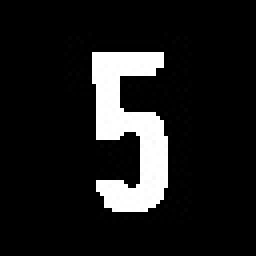
#> input picture src/assets/charImages/char_5.jpg, 64 x 64 px (shown 4 times larger); its folder holds only this picture in this run
$ python createCustomCharDataset.py
#> lines starting #> are read from the running program, lines starting #| are printed output that depends on the picture
import os
import random
import yaml
from pathlib import Path
import cv2
import numpy as np


DEFAULT_SOURCE_DIR = "../assets/charImages"   # Folder with base character images (e.g., char_A.jpg)
DEFAULT_OUTPUT_DIR = "../dataset/yoloCharDataset"
DEFAULT_VAL_SPLIT = 0.2
DEFAULT_SAMPLES_PER_IMAGE = 300     # Number of samples generated per base image
DEFAULT_SEED = None                 # Optional seed for reproducibility

# Define character classes: 0–9 and A–Z
CLASSES = [str(i) for i in range(10)] + [chr(c) for c in range(ord("A"), ord("Z") + 1)]
CLASS_TO_ID = {cls: i for i, cls in enumerate(CLASSES)}


def setupOutputDirs(outputDir):
    """
    Creates the necessary directory structure for YOLO training.
    """
    for sub in ["train/images", "train/labels", "val/images", "val/labels"]:
        Path(outputDir, sub).mkdir(parents=True, exist_ok=True)

    print(f"\nDirectory structure created under: {outputDir}\n")


def createSample(img):
    """
    Applies a random combination of transformations to create a unique sample.
    This simulates variability across character appearances.
    """
    h, w = img.shape[:2]

    # Random rotation
    angle = random.uniform(-15, 15)
    M = cv2.getRotationMatrix2D((w // 2, h // 2), angle, 1)
    img = cv2.warpAffine(img, M, (w, h), borderMode=cv2.BORDER_REFLECT)

    # Random brightness/contrast adjustment
    alpha = random.uniform(0.7, 1.3)
    beta = random.randint(-30, 30)
    img = cv2.convertScaleAbs(img, alpha=alpha, beta=beta)

    # Random Gaussian blur
    if random.random() < 0.3:
        k = random.choice([3, 5])
        img = cv2.GaussianBlur(img, (k, k), 0)

    # Add random Gaussian noise
    if random.random() < 0.5:
        noise = np.random.normal(0, random.randint(5, 25), img.shape).astype(np.int16)
        img = np.clip(img.astype(np.int16) + noise, 0, 255).astype(np.uint8)

    # Random color inversion
    if random.random() < 0.2:
        img = cv2.bitwise_not(img)

    # Random scaling and cropping/padding
    if random.random() < 0.3:
        scale = random.uniform(0.9, 1.1)
        newW, newH = int(w * scale), int(h * scale)
        img = cv2.resize(img, (newW, newH))

        if scale > 1:
            startX = (newW - w) // 2
            startY = (newH - h) // 2
            img = img[startY:startY + h, startX:startX + w]
        else:
            padX = (w - newW) // 2
            padY = (h - newH) // 2
            img = cv2.copyMakeBorder(img, padY, padY, padX, padX,
                                     cv2.BORDER_CONSTANT, value=255)
            img = cv2.resize(img, (w, h))

    return img


def processImages(sourceDir, imageList, outputDir, split, samplesPerImage):
    """
    Processes base images to generate a specified number of samples for each,
    and saves both images and YOLO labels.
    """
    for imgName in imageList:
        imgPath = Path(sourceDir) / imgName
        char = Path(imgName).stem.upper().replace("CHAR_", "").replace("CHAR", "")

        if char not in CLASS_TO_ID:
            print(f"Unknown character: {char}")
            continue

        classId = CLASS_TO_ID[char]

        # Read original image
        img = cv2.imread(str(imgPath))
        if img is None:
            print(f"Could not read {imgName}")
            continue

        for i in range(samplesPerImage):
            sampleImg = createSample(img.copy())

            newName = f"{Path(imgName).stem}_{i:03d}.jpg"
            destImg = Path(outputDir) / f"{split}/images" / newName
            labelPath = Path(outputDir) / f"{split}/labels" / f"{Path(newName).stem}.txt"

            # Save sample image
            cv2.imwrite(str(destImg), sampleImg)

            # Save YOLO label (centered bounding box)
            with open(labelPath, "w") as f:
                f.write(f"{classId} 0.5 0.5 1.0 1.0\n")

        print(f"    {imgName} \t → {samplesPerImage} samples \t → class {classId}")


def createDataYaml(outputDir):
    """
    Creates YOLO-compatible data.yaml file.
    """
    yamlPath = Path(outputDir) / "data.yaml"
    data = {
        "train": f"./{outputDir}/train/images",
        "val": f"./{outputDir}/val/images",
        "nc": len(CLASSES),
        "names": CLASSES
    }

    with open(yamlPath, "w") as f:
        yaml.dump(data, f, sort_keys=False)

    print(f"\nFile data.yaml successfully created at: {yamlPath}\n")


def generateYoloCharDataset(sourceDir=DEFAULT_SOURCE_DIR,
                        outputDir=DEFAULT_OUTPUT_DIR,
                        valSplit=DEFAULT_VAL_SPLIT,
                        samplesPerImage=DEFAULT_SAMPLES_PER_IMAGE,
                        seed=DEFAULT_SEED):
    """
    Main function to create a YOLO-formatted dataset from a base character set.

    Args:
        sourceDir (str): Directory containing the base character images.
        outputDir (str): Directory to save the generated dataset.
        valSplit (float): Validation split ratio.
        samplesPerImage (int): Number of samples generated per image.
        seed (int, optional): Random seed for reproducibility.
    """
#> called with sourceDir = '../assets/charImages', outputDir = '../dataset/yoloCharDataset', valSplit = 0.2, samplesPerImage = 300, seed = 42
    if seed is not None:
        random.seed(seed)
        np.random.seed(seed)
        print(f"\n Using fixed random seed: {seed}\n")

    setupOutputDirs(outputDir)

    allImages = [f for f in os.listdir(sourceDir)
                 if f.lower().endswith((".png", ".jpg", ".jpeg"))]

    random.shuffle(allImages)

    # splitIdx = int(len(allImages) * (1 - valSplit))
    # trainImgs = allImages[:splitIdx]
    # valImgs = allImages[splitIdx:]

    # Balanced per-class split (ensures each class appears in train and val)
    trainImgs, valImgs = [], []

    for cls in CLASSES:
        clsImgs = [f for f in allImages if f.upper().startswith(f"CHAR_{cls}")]

        if len(clsImgs) == 0:
            continue

        random.shuffle(clsImgs)
        splitIdx = max(1, int(len(clsImgs) * (1 - valSplit)))
        trainImgs += clsImgs[:splitIdx]
        valImgs += clsImgs[splitIdx:]


    print(f"\nTotal base images: {len(allImages)}")
    print(f"   Train: {len(trainImgs)} | Validation: {len(valImgs)}\n")

    processImages(sourceDir, trainImgs, outputDir, "train", samplesPerImage)
#> in processImages, img is the input picture: shape (64, 64, 3); min 0, max 255, mean 28.3
#> the loop in processImages, `for i in range(samplesPerImage):` made 300 passes
#> pass 1, in createSample, `img = cv2.warpAffine(img, M, (w, h), borderMode=cv2.BORDER_REFLECT)`:
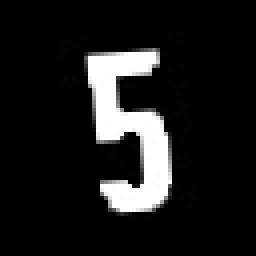
#> img: shape (64, 64, 3) (shown 4 times larger); min 0, max 255, mean 28.3
#> pass 1, in createSample, `img = cv2.convertScaleAbs(img, alpha=alpha, beta=beta)`:
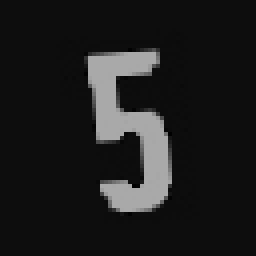
#> img: shape (64, 64, 3) (shown 4 times larger); min 0, max 169, mean 29.7
#> pass 1, in createSample, `img = cv2.GaussianBlur(img, (k, k), 0)`:
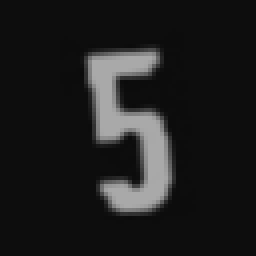
#> img: shape (64, 64, 3) (shown 4 times larger); min 11, max 169, mean 29.7
#> pass 2, in createSample (call 2), `img = cv2.warpAffine(img, M, (w, h), borderMode=cv2.BORDER_REFLECT)`:
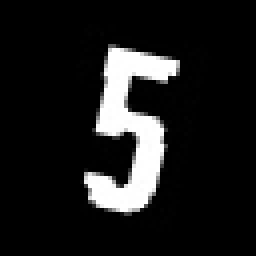
#> img: shape (64, 64, 3) (shown 4 times larger); min 0, max 255, mean 28.3
#|     char_5.jpg 	 → 300 samples 	 → class 5
    processImages(sourceDir, valImgs, outputDir, "val", samplesPerImage)

    # Create YOLO data.yaml
    createDataYaml(outputDir)


if __name__ == "__main__":

    generateYoloCharDataset(seed=42)

    print("\nYOLO character dataset generated successfully!\n")

$ run again, on src/assets/charImages/char_6.jpg
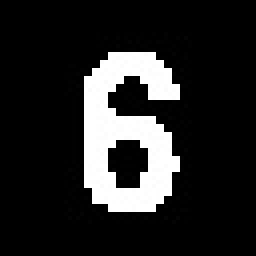
#> input picture src/assets/charImages/char_6.jpg, 64 x 64 px (shown 4 times larger)
#> in processImages, img is the input picture: shape (64, 64, 3); min 0, max 255, mean 38.4
#> the loop in processImages, `for i in range(samplesPerImage):` made 300 passes
#> pass 1, in createSample, `img = cv2.GaussianBlur(img, (k, k), 0)`:
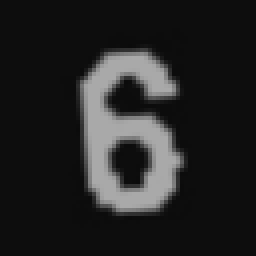
#> img: shape (64, 64, 3) (shown 4 times larger); min 11, max 169, mean 35.8
#> pass 2, in createSample (call 2), `img = cv2.warpAffine(img, M, (w, h), borderMode=cv2.BORDER_REFLECT)`:
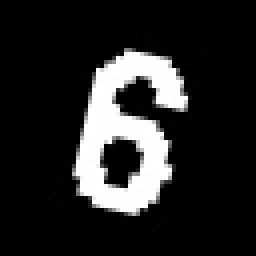
#> img: shape (64, 64, 3) (shown 4 times larger); min 0, max 255, mean 38.4
#|     char_6.jpg 	 → 300 samples 	 → class 6
